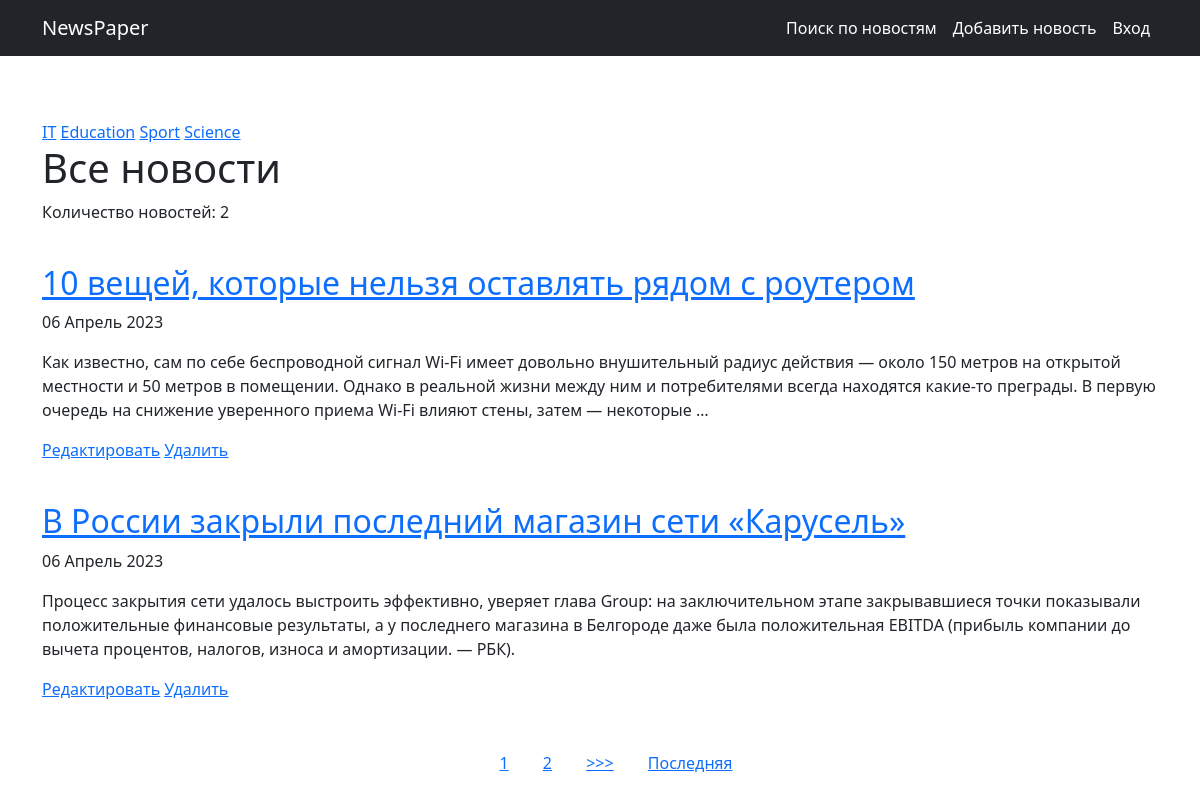
Before: /news/ with the older database file.
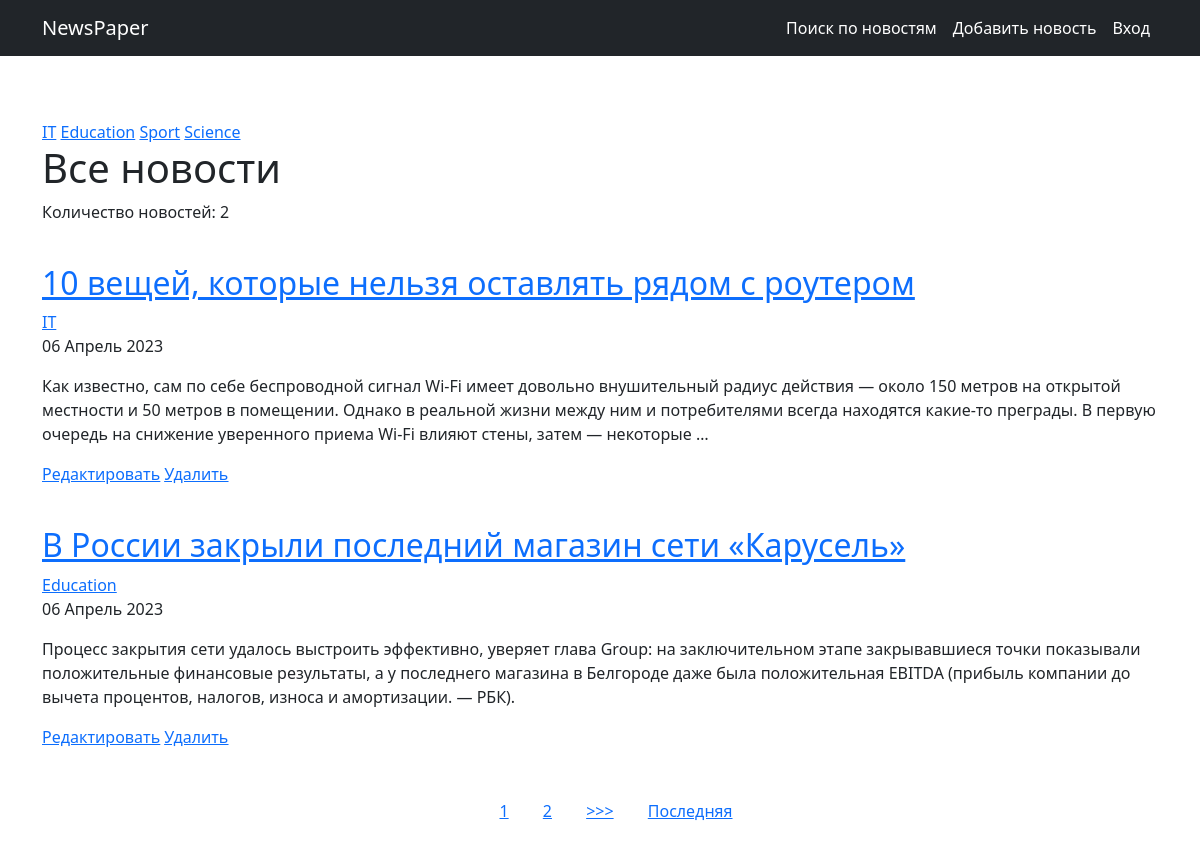
After: the same page with the newer database file.
### news/models.py (models this page shows, shortened)
class Category(models.Model):
    name = models.CharField(max_length=255, unique=True)
    subscribers = models.ManyToManyField(User, blank=True)
    class Meta:
        verbose_name = 'Категория новости'
        verbose_name_plural = 'Категории новостей'
        ordering = ['id']

class Post(models.Model):
    author = models.ForeignKey(Author, on_delete=models.CASCADE)
    postCategory = models.ManyToManyField(Category, through='PostCategory')
    ARTICLE = 'AR'
    NEWS = 'NW'
    categoryType = models.CharField(max_length=2, choices=[(ARTICLE, 'статья'), (NEWS, 'новость')], default=ARTICLE)
    datetimeCreation = models.DateTimeField(auto_now_add=True)
    postTitle = models.CharField(max_length=255)
    postText = models.TextField()
    postRating = models.FloatField(default=0.0)
    class Meta:
        verbose_name = 'Новость'
        verbose_name_plural = 'Новости'
        ordering = ['datetimeCreation']

### news/views.py (the view)
# urls.py: path('', cache_page(100)(PostList.as_view()), name='news'),
class PostList(ListView):
    model = Post  # указываем модель, объекты которой мы будем выводить
    template_name = 'news.html'  # указываем имя шаблона, в котором будет лежать HTML,
    context_object_name = 'news'  # это имя списка, в котором будут лежать все объекты,
    queryset = Post.objects.order_by('-id')
    paginate_by = 2
    def get_context_data(self, **kwargs):
        context = super().get_context_data(**kwargs)
        context['categories'] = Category.objects.all()
        return context

### news/templatetags/custom_filters.py (called while the page is built)
@register.filter(name='censor')  # регистрируем наш фильтр под именем multiply, чтоб django понимал,
def censor(value, arg):  # первый аргумент здесь — это то значение, к которому надо применить фильтр,
    res = re.sub(r'(?i)какашка(?=\W)', arg, value)
    res1 = re.sub(r'(?i)букашка(?=\W)', arg, res)
    return res1

### templates/news.html (shortened to what this page needs)
{% extends 'flatpages/default.html' %}
{% load custom_filters %}
{% block content %}
    {% load cache %}
        {% cache 30 header %}
            {% for category in categories %}
                <a href="{% url 'category_detail' category.id %}"> {{ category.name }}</a>
            {% endfor %}
        {% endcache %}
    <h1>Все новости</h1>
    <p>Количество новостей: {{ news|length }}</p>
    {% for newsdetail in news %}
        <h2 class="news-title"> <a href="{% url 'newsdetail' newsdetail.id %}">{{ newsdetail.postTitle|censor:'***' }}</a> </h2>
        {% for category in newsdetail.postCategory.all %}
            <a href="{% url 'category_detail' category.id %}">{{ category.name }}</a>
        {% endfor %}
        <p>{{ newsdetail.datetimeCreation|date:'d F Y' }}</p>
        <p>{{ newsdetail.postText|truncatewords:50|censor:'***' }}</p>
        <a href="{% url 'news_edit' newsdetail.id %}"><u>Редактировать</u></a>
        <a href="{% url 'news_delete' newsdetail.id %}"><u>Удалить</u></a>
    {% endfor %}
{% if is_paginated %}
<nav class="list-pages">
    <ul>
    {% for num in page_obj.paginator.page_range %}
        {% if page_obj.number == num %}
            <li class="page-num">
                <a>{{ num }}</a>
            </li>
        {% elif num > page_obj.number|add:'-2' and num < page_obj.number|add:'2' %}
            <li class="page-num">
                <a href="?page={{ num }}">{{ num }}</a>
            </li>
        {% endif %}
    {% endfor %}
    {% if page_obj.has_next %}
        <li class="page-num">
            <a href="?page={{ page_obj.next_page_number }}">>>></a>
        </li>
        <li class="page-num">
            <a href="?page={{ page_obj.paginator.num_pages }}">Последняя</a>
        </li>
    {% endif %}
    </ul>
</nav>
{% endif %}
{% endblock content %}

### templates/flatpages/default.html (shortened to what this page needs)
<!DOCTYPE html>
{% load static %}
<html lang="en">
    <head>
        <link href="{% static 'css/styl.css' %}" rel="stylesheet" />
    </head>
    <body>
        <nav class="navbar navbar-expand-lg navbar-dark bg-dark">
            <div class="container">
                <a class="navbar-brand" href="{% url 'news' %}">NewsPaper</a>
                <div class="collapse navbar-collapse" id="navbarSupportedContent">
                    <ul class="navbar-nav ms-auto mb-2 mb-lg-0">
                        <li class="nav-item">
                            <a class="nav-link active" aria-current="page" href="search">Поиск по новостям</a>
                        </li>
                        <li class="nav-item">
                            <a class="nav-link active" aria-current="page" href="{% url 'news_add' %}">Добавить новость</a>
                        </li>
                        {% if user.is_authenticated %}
                        <li class="nav-item">
                            <a class="nav-link active" aria-current="page" href="{% url 'profile' %}">{{ user.get_username }}</a>
                        </li>
                        <li class="nav-item">
                            <a class="nav-link active" aria-current="page" href="{% url 'account_logout' %}">Выход</a>
                        </li>
                        {% else %}
                        <li class="nav-item">
                            <a class="nav-link active" aria-current="page" href="{% url 'account_login' %}">Вход</a>
                        </li>
                        {% endif %}
                    </ul>
                </div>
            </div>
        </nav>
        <div class="container">
            <div class="mt-5">
                {% block content %}{% endblock content %}
            </div>
        </div>
    </body>
</html>

Changed rows visible on the page:
changed Post "10 вещей, которые нельзя оставлять рядом с роутером": gains Category (name "IT")
changed Post "В России закрыли последний магазин сети «Карусель»": gains Category (name "Education")
